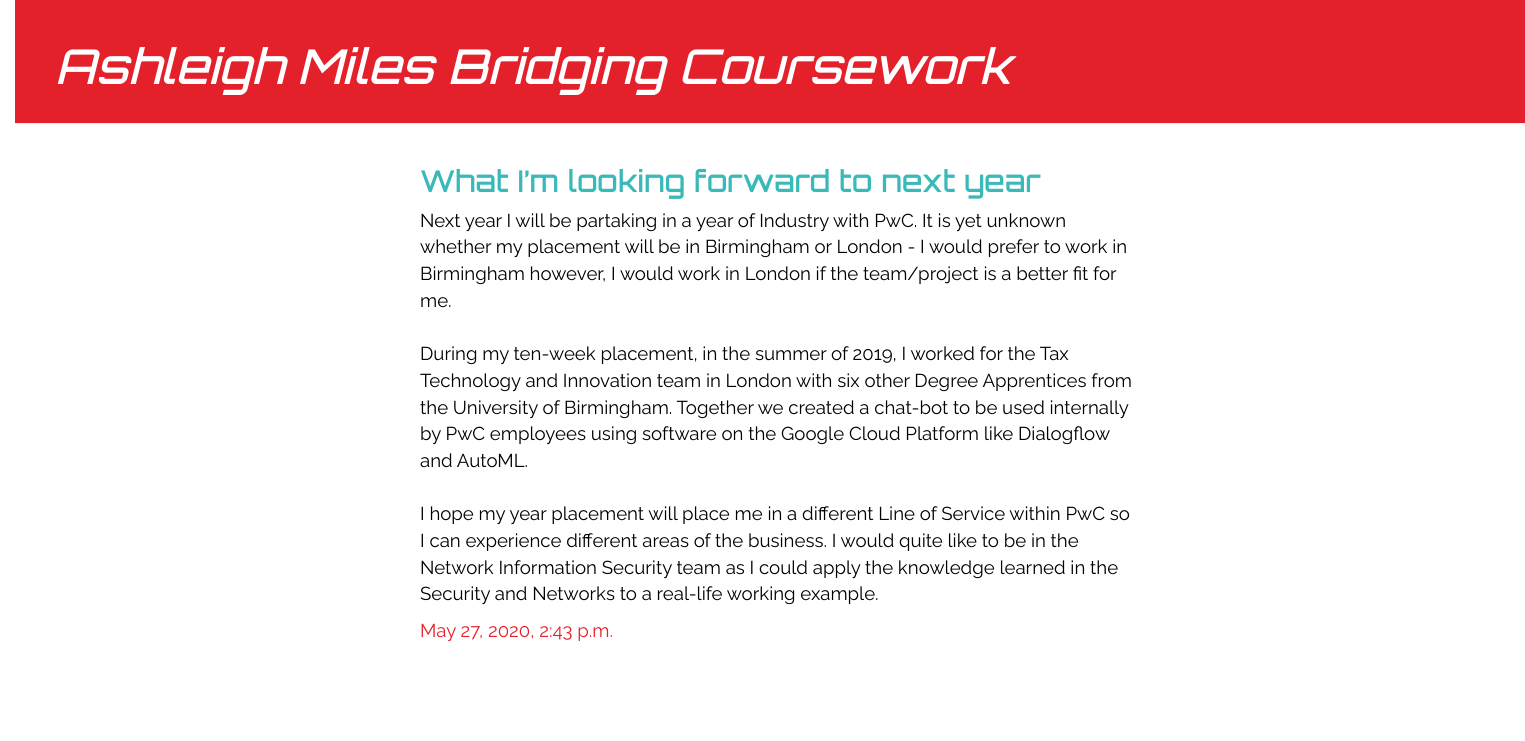
Screenshot of /post/15/ with the database file from the repository.
### blog/models.py (models this page shows, shortened)
class Post(models.Model):
    author = models.ForeignKey(settings.AUTH_USER_MODEL, on_delete=models.CASCADE)
    title = models.CharField(max_length=200)
    text = models.TextField()
    created_date = models.DateTimeField(default=timezone.now)
    published_date = models.DateTimeField(blank=True, null=True)

### blog/views.py (the view)
# urls.py: path('post/<int:pk>/', views.post_detail, name='post_detail'),
def post_detail(request, pk):
    post = get_object_or_404(Post, pk=pk)
    return render(request, 'blog/post_detail.html', {'post': post})

### blog/templates/blog/post_detail.html (shortened to what this page needs)
{% extends 'blog/base.html' %}
{% block content %}
    <div class="post">
        <h2>{{ post.title }}</h2>
        <p>{{ post.text|linebreaksbr }}</p>
        {% if post.published_date %}
            <div class="date">
                <p>{{ post.published_date }}</p>
            </div>
        {% endif %}
    </div>
{% endblock %}

### blog/static/css/blog.css (style rules this page uses)
body { padding-left: 15px; }
h1, h2, h3, h4 { font-family:'Orbitron', sans-serif; }
.post { margin-bottom: 70px; }
.post h2 a, .post h2 a:visited, .post h2 { color: #3ab9b9; }
.post p { font-family: 'Raleway', sans-serif; font-size: 14pt; color:#000000; }
.date p { color: #e4202a; }

### rows the page displays
Post: title "What I’m looking forward to next year", text "Next year I will be partaking in a year of Industry with PwC. It is yet unknown whether my placement will be in Birmingham or London - I would prefer to work in Birmingham however, I would work in London if the team/project is a better fit for me. During my ten-week placement, in the summer of 2019, I worked for the Tax Technology and Innovation team in London with six other Degree Apprentices from the University of Birmingham. Together we created a chat-bot to be used internally by PwC employees using software on the Google Cloud Platform like Dialogflow and AutoML. I hope my year placement will place me in a different Line of Service within PwC so I can experience different areas of the…", published_date "May 27, 2020, 2:43 p.m."
